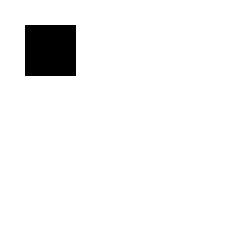
Frame 1 (no input)
Frame 60 (the mouse pressed at the canvas centre just before this capture): identical to frame 1, image omitted
Frame 120 (the mouse held since frame 60 and released just before this capture): identical to frame 1, image omitted

The Processing sketch that drew this single still picture (run headless with seeded random() and noise(); from frame 60 on, the mouse is pressed at the canvas centre):

// Processing sketch: processing_162321
// ── processing_162321.pde

int value = 0;

void setup() { //set up function, only once
background(255); //set background white
size(250, 250); //size of background
}

void draw() { //draw function
  fill(value); //set fill to value
  rect(25, 25, 50, 50); //set size for rectangle
}

void mouseClicked() { //mouse click function
  if (value == 0) { //fill black
    value = 255; //fill white
  } else {
    value = 0; 
  }
}

void mousePressed() {
  if (mouseButton == LEFT) {
    fill(0);
  } else if (mouseButton == RIGHT) {
    fill(255);
  } else {
    fill(126);
  }
}

void mouseDragged() 
{
  value = value + 5;
  if (value > 255) {
    value = 0;
  }
}
